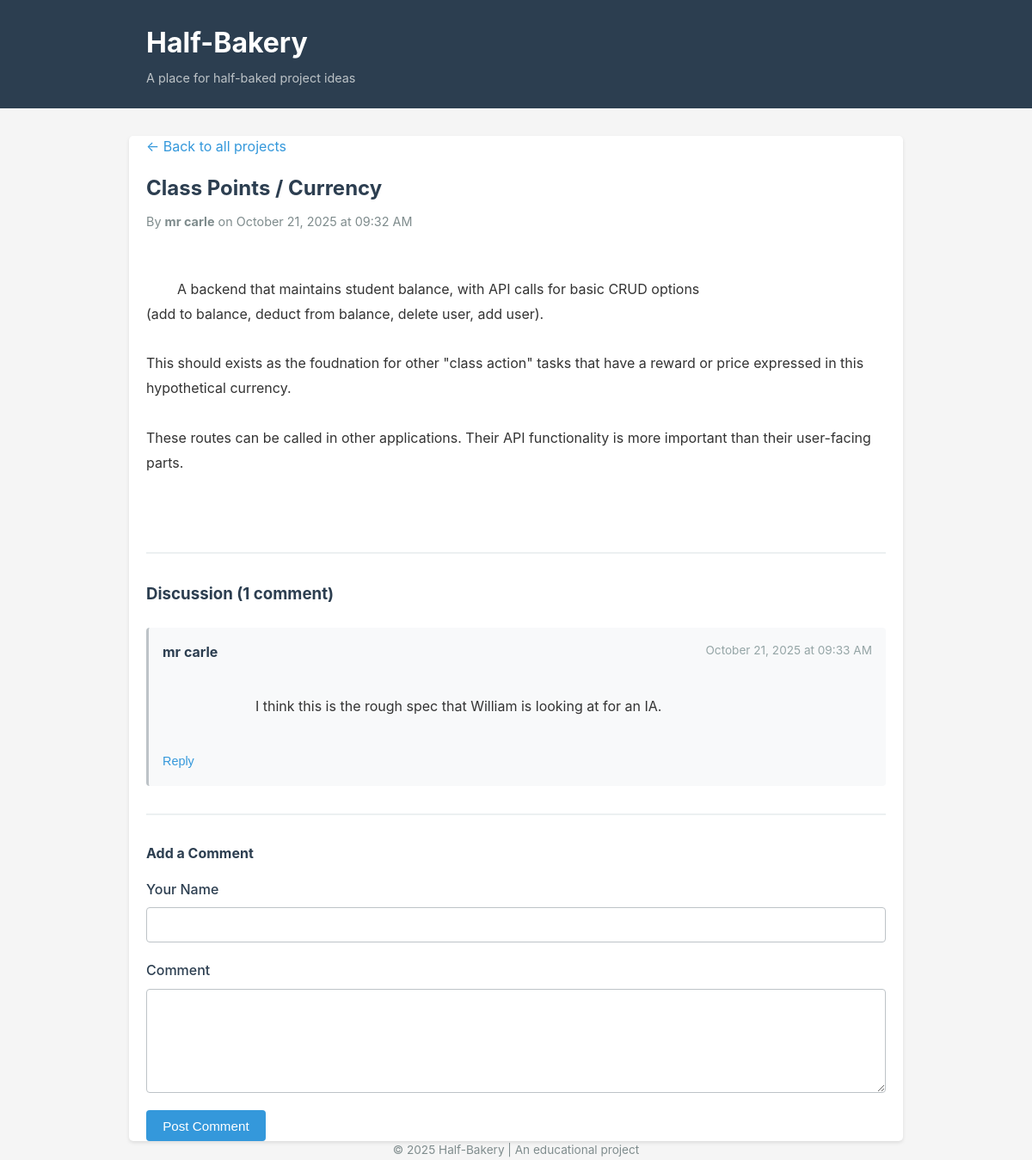
The app's page /projects/2 with its own data.
### models.py (models this page shows, shortened)
class Project(db.Model):
    __tablename__ = 'projects'
    id = db.Column(db.Integer, primary_key=True)
    title = db.Column(db.String(200), nullable=False)
    filepath = db.Column(db.String(255), nullable=False)
    author_name = db.Column(db.String(100), nullable=False)
    created_at = db.Column(db.DateTime, default=datetime.utcnow)
    comments = db.relationship('Comment', backref='project', lazy=True, cascade='all, delete-orphan')

class Comment(db.Model):
    __tablename__ = 'comments'
    id = db.Column(db.Integer, primary_key=True)
    project_id = db.Column(db.Integer, db.ForeignKey('projects.id'), nullable=False)
    student_name = db.Column(db.String(100), nullable=False)
    comment_text = db.Column(db.Text, nullable=False)
    parent_comment_id = db.Column(db.Integer, db.ForeignKey('comments.id'), nullable=True)
    quoted_text = db.Column(db.Text, nullable=True)
    created_at = db.Column(db.DateTime, default=datetime.utcnow)
    parent = db.relationship('Comment', remote_side=[id], backref='replies')

### app.py (the view)
@app.route('/projects/<int:project_id>')
def view_project(project_id):
    project = Project.query.get_or_404(project_id)
    filepath = os.path.join(app.config['PROJECTS_DIR'], project.filepath)
    try:
        with open(filepath, 'r') as f:
            description = f.read()
    except FileNotFoundError:
        description = 'Project description file not found.'
    comments = Comment.query.filter_by(project_id=project_id).order_by(Comment.created_at).all()
    form = CommentForm()
    return render_template('project.html',
                         project=project,
                         description=description,
                         comments=comments,
                         form=form)

### forms.py
class CommentForm(FlaskForm):
    student_name = StringField('Your Name', validators=[
        DataRequired(),
        Length(max=100)
    ])
    comment_text = TextAreaField('Comment', validators=[
        DataRequired()
    ])
    parent_comment_id = HiddenField()
    quoted_text = TextAreaField('Quoted Text')

### templates/project.html (shortened to what this page needs)
{% extends "base.html" %}
{% block content %}
<div class="breadcrumb">
    <a href="{{ url_for('index') }}">← Back to all projects</a>
</div>
<article class="project-detail">
    <h2>{{ project.title }}</h2>
    <div class="project-meta">
        By <strong>{{ project.author_name }}</strong> on {{ project.created_at.strftime('%B %d, %Y at %I:%M %p') }}
    </div>
    <div class="project-description">
        {{ description }}
    </div>
</article>
<section class="comments-section">
    <h3>Discussion ({{ comments|length }} comment{% if comments|length != 1 %}s{% endif %})</h3>
    {% if comments %}
        <div class="comments-list">
            {% for comment in comments %}
                <div class="comment" id="comment-{{ comment.id }}">
                    <div class="comment-header">
                        <strong>{{ comment.student_name }}</strong>
                        <span class="comment-date">{{ comment.created_at.strftime('%B %d, %Y at %I:%M %p') }}</span>
                    </div>
                    <div class="comment-body">
                        {{ comment.comment_text }}
                    </div>
                    <div class="comment-actions">
                        <button class="btn-link reply-btn"
                                data-comment-id="{{ comment.id }}"
                                data-author="{{ comment.student_name }}"
                                data-text="{{ comment.comment_text }}">
                            Reply
                        </button>
                    </div>
                </div>
            {% endfor %}
        </div>
    {% else %}
        <p class="no-content">No comments yet. Be the first to comment!</p>
    {% endif %}
    <div class="comment-form-section" id="comment-form-section">
        <h4>Add a Comment</h4>
        <form method="POST" action="{{ url_for('add_comment', project_id=project.id) }}" class="form">
            <div class="form-group">
                {{ form.student_name.label }}
                {{ form.student_name(class="form-control") }}
            </div>
            <div class="form-group">
                {{ form.comment_text.label }}
                {{ form.comment_text(class="form-control", rows="5") }}
            </div>
            <div class="form-actions">
                <button type="submit" class="btn btn-primary">Post Comment</button>
            </div>
        </form>
    </div>
</section>
{% endblock %}

### static/style.css (style rules this page uses)
* { margin: 0; padding: 0; box-sizing: border-box; }
body { font-family: -apple-system, BlinkMacSystemFont, 'Segoe UI', Roboto, 'Helvetica Neue', Arial, sans-serif; line-height: 1.6; color: #333; background-color: #f5f5f5; }
.btn { display: inline-block; padding: 0.6rem 1.2rem; border: none; border-radius: 4px; cursor: pointer; text-decoration: none; font-size: 0.95rem; transition: background-color 0.2s; }
.btn-primary { background-color: #3498db; color: white; }
.btn-link { background: none; border: none; color: #3498db; cursor: pointer; font-size: 0.9rem; padding: 0; }
.project-meta { font-size: 0.9rem; color: #7f8c8d; }
.breadcrumb { margin-bottom: 1rem; }
.breadcrumb a { color: #3498db; text-decoration: none; }
.project-detail { margin-bottom: 2rem; padding-bottom: 2rem; border-bottom: 2px solid #ecf0f1; }
.project-detail h2 { color: #2c3e50; margin-bottom: 0.5rem; }
.project-description { margin-top: 1.5rem; line-height: 1.8; white-space: pre-wrap; }
.comments-section { margin-top: 2rem; }
.comments-section h3 { color: #2c3e50; margin-bottom: 1.5rem; }
.comments-list { display: flex; flex-direction: column; gap: 1rem; margin-bottom: 2rem; }
.comment { background-color: #f8f9fa; padding: 1rem; border-radius: 4px; border-left: 3px solid #bdc3c7; }
.comment-header { display: flex; justify-content: space-between; margin-bottom: 0.75rem; }
.comment-header strong { color: #2c3e50; }
.comment-date { font-size: 0.85rem; color: #95a5a6; }
.comment-body { line-height: 1.6; white-space: pre-wrap; }
.comment-actions { margin-top: 0.75rem; }
.comment-form-section { margin-top: 2rem; padding-top: 2rem; border-top: 2px solid #ecf0f1; }
.comment-form-section h4 { color: #2c3e50; margin-bottom: 1rem; }
.form { display: flex; flex-direction: column; gap: 1.25rem; }
.form-group { display: flex; flex-direction: column; }
.form-group label { margin-bottom: 0.5rem; font-weight: 500; color: #2c3e50; }
.form-control { padding: 0.6rem; border: 1px solid #bdc3c7; border-radius: 4px; font-size: 1rem; font-family: inherit; }
textarea.form-control { resize: vertical; min-height: 100px; }
.form-actions { display: flex; gap: 1rem; }

### records on screen
Project: title "Class Points / Currency", author_name "mr carle", created_at "October 21, 2025 at 09:32 AM"
Comment: student_name "mr carle", created_at "October 21, 2025 at 09:33 AM", comment_text "I think this is the rough spec that William is looking at for an IA."

### other values on screen
{{ comments|length }} "1"
